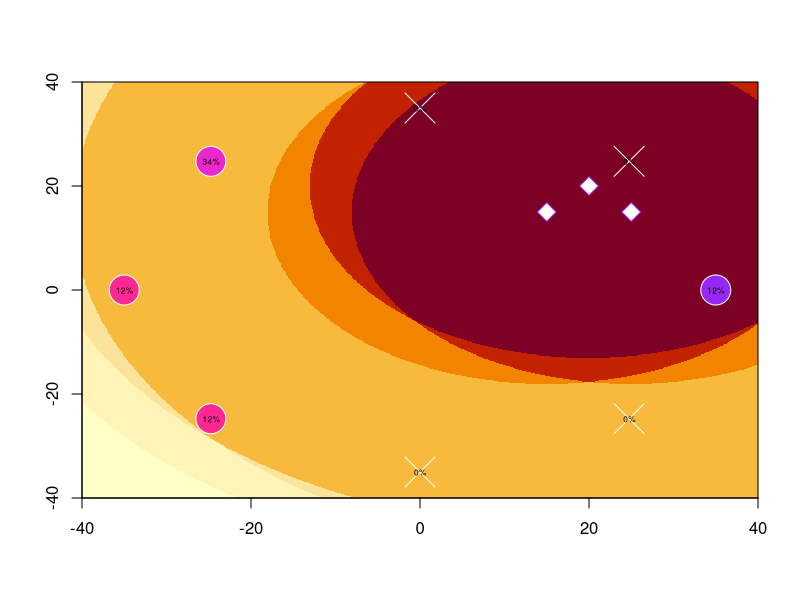

Source code (R):
# defaults
# default energy by resonator level
res.defaultenergy <- c(1000, 1500, 2000, 2500, 3000, 4000, 5000, 6000)
# resonator colours, by level (stolen from IPAS)
res.colors = c("#fece5a", "#ffa630", "#ff7315", "#e40000", "#fd2992", "#eb26cd", "#c124e0", "#9627f4")

# input data

# ALL L1, 35m distance
# level, 1-8, use NA for missing res
#res.level <- rep(1, 8)
# distance from portal center, in m, 1-40
#res.distance <- rep(35, 8)

# LAZY LOADING, 1xL8 PLAYER, 35M DIST
res.level <- c(8,7,6,6,5,5,4,4)
res.distance <- rep(35, 8)

# HIGHEST RES PLACED ADJACENT TO LOWEST NEIGHBORS, 1xL8, 35m
#res.level <- c(8,4,6,5,7,5,6,4)
#res.distance <- rep(35, 8)

# STREET PORTAL STRATEGY, traffic from the west
#res.level <- c(5,4,4,5,6,7,8,6)
#res.distance <- c(35, 35, 35, 35, 35, 5, 1, 5)

# remaining energy (initialise to 100%)
res.energy <- res.defaultenergy[res.level]

# BURSTERS
# 7,6,5 travelling west-to-east
#bursters.levels = c(7,6,5)
#bursters.x = c(-40, -20,  0)
#bursters.y = c(-5,   -5, -5)

# 8s in the center (the last param in rep is the number of bursters, e.g. 5)
#bursters.levels = rep(8, 5)
#bursters.x = rep(0, 5)
#bursters.y = rep(0, 5)

# burster placement that matches the lazy loading res arrangement (i.e. an 8 burster at 35m E, 7 at 35m NE, etc)
#bursters.levels = c(8,7,6,6,5,5,4,4)
#bursters.x = c(35, 25, 0,  -25, -35, -25, 0,   25)
#bursters.y = c(0,  25, 35, 25,  0,   -25, -35, -25)

# 3x8s over the eastern side (looks kinda nice, good for demoing ;)
bursters.levels = c(8,8,8)
bursters.x = c(15, 20, 25)
bursters.y = c(15, 20, 15)


# 4x8s over the eastern side
# this seems to be a decent strategy against lazy loading
#bursters.levels = c(8,8,8,8)
#bursters.x = c(15, 20, 25, 20)
#bursters.y = c(15, 20, 15, 10)

# no bursters, just show the resonators
#bursters.levels = c()
#bursters.x = c()
#bursters.y = c()


bursters.col = res.colors[bursters.levels]

# polar -> cartesian conversion functions
res.getx = function (distance, index) {
  # angle is in radians, index 0 = EAST, rotating CCW
  angle = (index - 1) * pi / 4
  cos(angle) * distance
}
res.gety = function (distance, index) {
  # angle is in radians, index 0 = EAST, rotating CCW
  angle = (index - 1) * pi / 4
  sin(angle) * distance
}


burster.max_range = c(42, 48, 58, 72, 90, 112, 138, 168)
burster.gr_steps = c(8, 9, 11, 14, 18, 22, 27, 33)
burster.base_damage = c(136, 224, 408, 630, 855, 1072, 1350, 1755)
# (x,y): co-ordinate for which to calculate damage
# bl: level of burster being fired
# (bx,by): co-ordinate of burster being fired
graphracer <- function (x,y,bl,bx,by) {
  dist = sqrt((bx-x)^2 + (by-y)^2)
  if (dist > burster.max_range[bl])
    0
  else {
    step = burster.gr_steps[bl]
    circle = floor(dist / step)
    dmg = burster.base_damage[bl] / (2 ^ circle)
    dmg = max(c(0, dmg))
    round(dmg)
  }
}

damage_func = graphracer

# plot the background; burster damage

# matrix & picture of burster damage
# 800x800 matrix for -40.0 to +40.0 w/0.1 increment steps
dmg_matrix <- matrix(0, 800, 800)
res.symbols = rep(21, 8)
res.energypct = rep("100%", 8)
total_dmg = 0
if (length(bursters.levels > 0)) {
  for (i in 1:length(bursters.levels)) {
    for (x in -400:400) {
      for (y in -400:400) {
        dx = x / 10
        dy = y / 10
        dmg_matrix[x+400,y+400] = dmg_matrix[x+400,y+400] + 
          damage_func(dx,dy, bursters.levels[i], bursters.x[i],bursters.y[i])
      }
    }
  }
  image(dmg_matrix, frame.plot=F, axes=F)
  par(new=T) # persist previous image & draw over it

  # calculate damage on the resonators
  for (i in 1:8) {
    if (!is.na(res.level[i])) {
      x = res.getx(res.distance[i], i)
      y = res.gety(res.distance[i], i)
      # pull damage from the matrix, capping out at the resonator's energy level
      dmg = min(dmg_matrix[round(x*10)+400,round(y*10)+400], res.energy[i])
      # update resonator energy level
      new_energy = res.energy[i] - dmg
      res.energypct[i] = paste(round((new_energy / res.energy[i]) * 100), "%", sep="")
      res.energy[i] = new_energy
      if (res.energy[i] == 0)
        res.symbols[i] = 4
      
      total_dmg = total_dmg + dmg
    }
  }
}

# plot the resonators
par(pty="s") # keep the aspect ratio square
#plot(-40:40,-40:40,type="n",xaxs="i",yaxs="i") # draw an empty plot so we can get gridlines behind data points
#axis(1, pos=0, col="#aaaaaa", col.axis="#aaaaaa")
#axis(2, pos=0, las=2, col="#aaaaaa", col.axis="#aaaaaa")
#par(new=T)
plot(diag(sapply(res.distance, res.getx, 1:8)), diag(sapply(res.distance, res.gety, 1:8)), 
     ylim=c(-40, 40), xlim=c(-40,40), xlab="", ylab="", xaxs="i", yaxs="i",
     bg=res.colors[res.level], pch=res.symbols, cex=4, col="#ffffff")

# plot the bursters
points(bursters.x, bursters.y, pch=23, cex=2, col=bursters.col, bg=0)

# plot res %
if (length(bursters.levels) > 0) {
  text(diag(sapply(res.distance, res.getx, 1:8)), diag(sapply(res.distance, res.gety, 1:8)),
       res.energypct, cex=0.5)
}